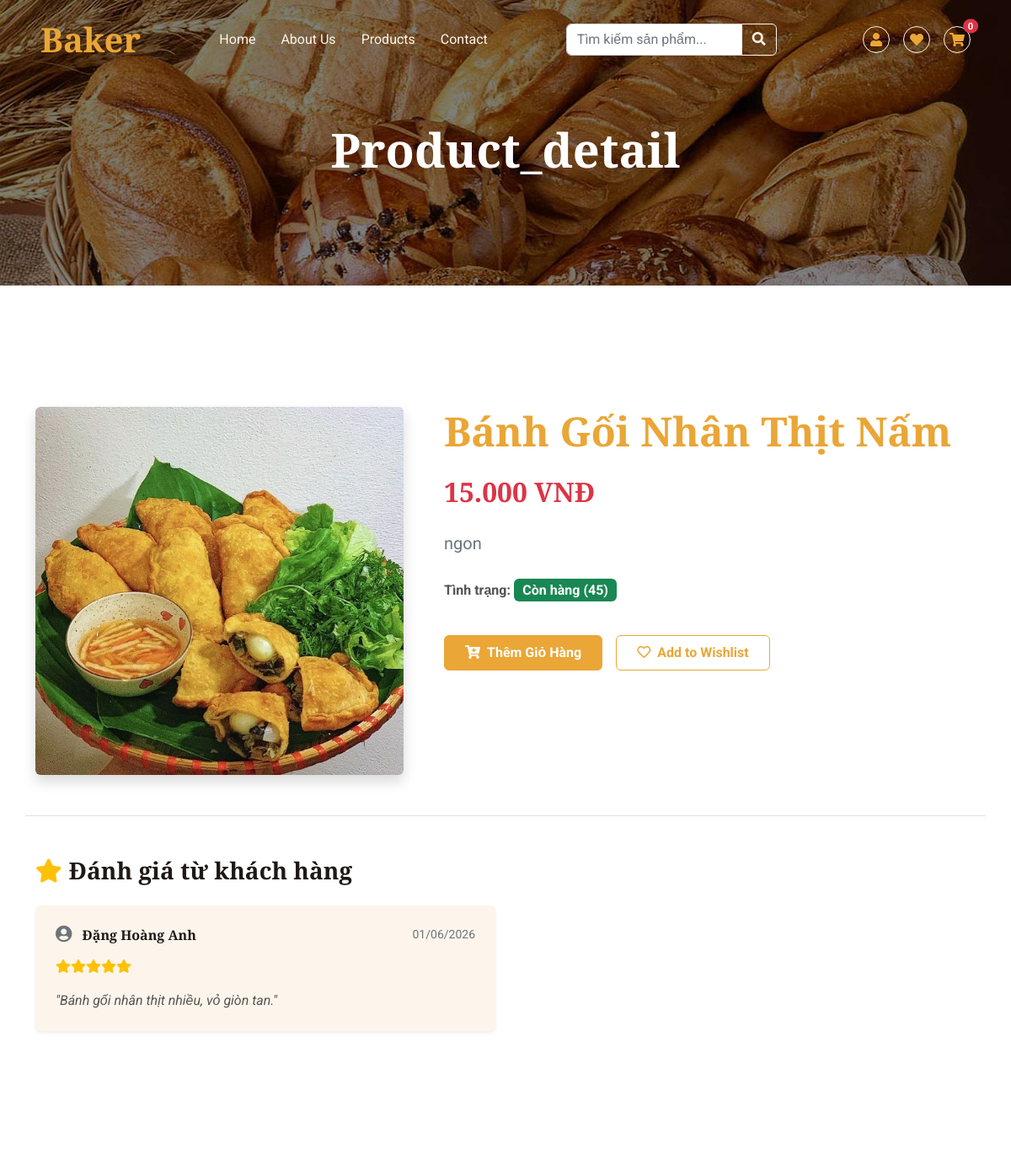
The app's page /index.php?page=product_detail&id=25 (upper part), older data.
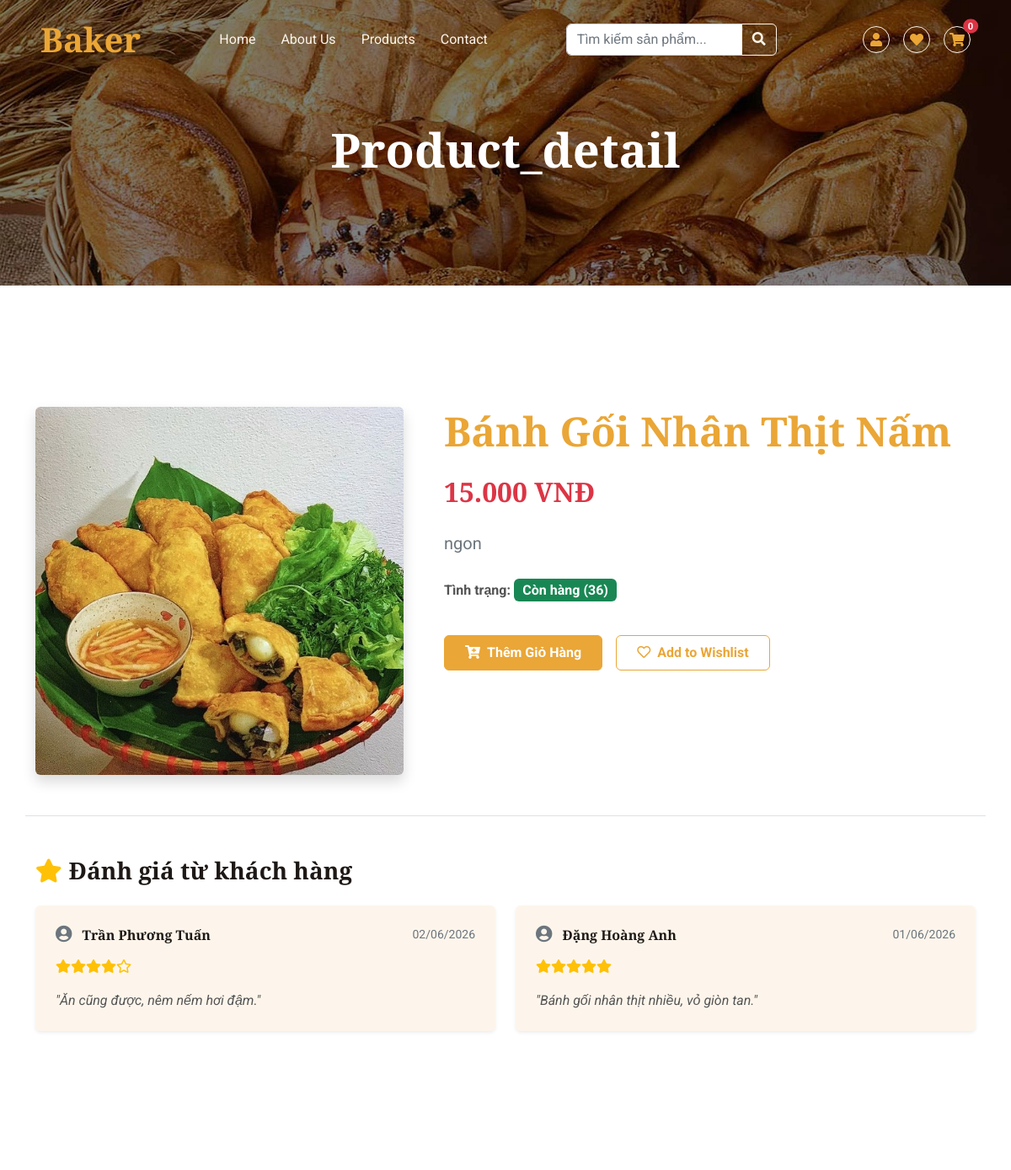
The same page, newer data.
### tables this page shows
CREATE TABLE `products` (
  `product_id` int(11) NOT NULL,
  `category_id` int(11) DEFAULT NULL,
  `product_name` varchar(255) NOT NULL,
  `price` decimal(10,2) UNSIGNED NOT NULL,
  `description` text DEFAULT NULL,
  `stock_quantity` int(10) UNSIGNED NOT NULL DEFAULT 0,
  `image` varchar(255) NOT NULL,
  `status` tinyint(1) DEFAULT 1
);

CREATE TABLE `reviews` (
  `review_id` int(11) NOT NULL,
  `account_id` int(11) NOT NULL,
  `product_id` int(11) NOT NULL,
  `order_id` int(11) NOT NULL,
  `rating` int(11) NOT NULL CHECK (`rating` >= 1 and `rating` <= 5),
  `comment` text DEFAULT NULL,
  `created_at` timestamp NOT NULL DEFAULT current_timestamp(),
  `status` int(11) DEFAULT 1
);

CREATE TABLE `customers` (
  `customer_id` int(11) NOT NULL,
  `full_name` varchar(100) NOT NULL,
  `address` text DEFAULT NULL,
  `phone_number` varchar(15) DEFAULT NULL,
  `email` varchar(100) DEFAULT NULL
);

### views/product_detail.php (the view, shortened to what the changed rows need)
<?php
$db = Database::getInstance();
$id = isset($_GET['id']) ? (int)$_GET['id'] : 0;
$query = mysqli_query($db, "SELECT * FROM products WHERE product_id = '$id'");
$product = mysqli_fetch_assoc($query);
$p_name = $product['product_name'] ?? 'Bánh ngon';
$p_price = $product['price'] ?? 0;
$p_img = $product['image'] ?? 'default.jpg';
$p_stock = $product['stock_quantity'] ?? 0;
$p_desc = $product['description'] ?? 'Chưa có mô tả chi tiết cho sản phẩm này.';
$is_favorite = false;
$heart_icon = $is_favorite ? 'fas fa-heart' : 'far fa-heart';
$btn_text = $is_favorite ? 'Favorited' : 'Add to Wishlist';
$sql_reviews = "SELECT r.*, c.full_name
                FROM reviews r
                JOIN customers c ON r.account_id = c.customer_id
                WHERE r.product_id = '$id' AND r.status = 1
                ORDER BY r.created_at DESC";
$reviews_list = mysqli_query($db, $sql_reviews);
include 'header.php';
?>
<div class="container-xxl py-5">
    <div class="container">
        <div class="row g-5">
            <div class="col-lg-5 wow fadeIn" data-wow-delay="0.1s">
                <img class="img-fluid rounded shadow" src="assets/img/<?php echo $p_img; ?>" alt="<?php echo $p_name; ?>" style="width: 100%; object-fit: cover; aspect-ratio: 1/1;" onerror="this.onerror=null; this.src='https://placehold.co/500x500?text=No+Image';">
            </div>
            <div class="col-lg-7 wow fadeIn" data-wow-delay="0.5s">
                <h1 class="display-5 mb-4 text-primary"><?php echo $p_name; ?></h1>
                <h2 class="text-danger mb-4"><?php echo number_format($p_price, 0, ',', '.'); ?> VNĐ</h2>
                <p class="mb-4 fs-5 text-muted" style="line-height: 1.8;">
                    <?php echo nl2br($p_desc); ?>
                </p>
                <p class="mb-4"><strong>Tình trạng:</strong>
                    <?php if ($p_stock > 0): ?>
                        <span class="badge bg-success fs-6">Còn hàng (<?php echo $p_stock; ?>)</span>
                    <?php else: ?>
                        <span class="badge bg-danger fs-6">Hết hàng</span>
                    <?php endif; ?>
                </p>
                <div class="d-flex align-items-center mb-4 pt-3">
                    <div class="d-flex me-3">
                        <button type="button" class="btn btn-primary py-2 px-4 fw-bold" onclick="addToCart(event, <?php echo $id; ?>)" <?php echo ($p_stock <= 0) ? 'disabled' : ''; ?>>
                            <i class="fa fa-cart-plus me-2"></i>Thêm Giỏ Hàng
                        </button>
                    </div>
                    <a href="javascript:void(0);" onclick="toggleFavorite(event, <?php echo $id; ?>, this)" class="btn btn-outline-primary py-2 px-4 fw-bold">
                        <i class="<?php echo $heart_icon; ?> me-2"></i><span class="fav-text"><?php echo $btn_text; ?></span>
                    </a>
                </div>
            </div>
        </div>
        <div class="row mt-5 pt-5 border-top wow fadeInUp" data-wow-delay="0.1s">
            <div class="col-12">
                <h3 class="fw-bold mb-4 text-dark"><i class="fas fa-star me-2 text-warning"></i>Đánh giá từ khách hàng</h3>
                <?php if ($reviews_list && mysqli_num_rows($reviews_list) > 0): ?>
                    <div class="row">
                        <?php while ($rev = mysqli_fetch_assoc($reviews_list)): ?>
                            <div class="col-md-6 mb-4">
                                <div class="card border-0 shadow-sm rounded-3 h-100 bg-light">
                                    <div class="card-body p-4">
                                        <div class="d-flex justify-content-between align-items-center mb-3">
                                            <h6 class="fw-bold text-dark mb-0">
                                                <i class="fas fa-user-circle text-muted me-2 fs-5"></i>
                                                <?php echo htmlspecialchars($rev['full_name']); ?>
                                            </h6>
                                            <small class="text-muted">
                                                <?php echo date('d/m/Y', strtotime($rev['created_at'])); ?>
                                            </small>
                                        </div>
                                        <div class="text-warning mb-3" style="font-size: 1rem;">
                                            <?php
                                            $rating = (int)$rev['rating'];
                                            for ($i = 1; $i <= 5; $i++) {
                                                if ($i <= $rating) {
                                                    echo '<i class="fas fa-star"></i>';
                                                } else {
                                                    echo '<i class="far fa-star"></i>';
                                                }
                                            }
                                            ?>
                                        </div>
                                        <p class="mb-0 text-secondary" style="font-style: italic;">
                                            "<?php echo nl2br(htmlspecialchars($rev['comment'])); ?>"
                                        </p>
                                    </div>
                                </div>
                            </div>
                        <?php endwhile; ?>
                    </div>
                <?php endif; ?>
            </div>
        </div>
        </div>
</div>
<?php include 'footer.php'; ?>

Row changes from the older to the newer data that the page shows:
changed products "Bánh Gối Nhân Thịt Nấm": stock_quantity "45" → "36"
now on this page (row edited): reviews: customers.full_name "Trần Phương Tuấn", created_at "02/06/2026", rating 4 (drawn), comment "Ăn cũng được, nêm nếm hơi đậm."
